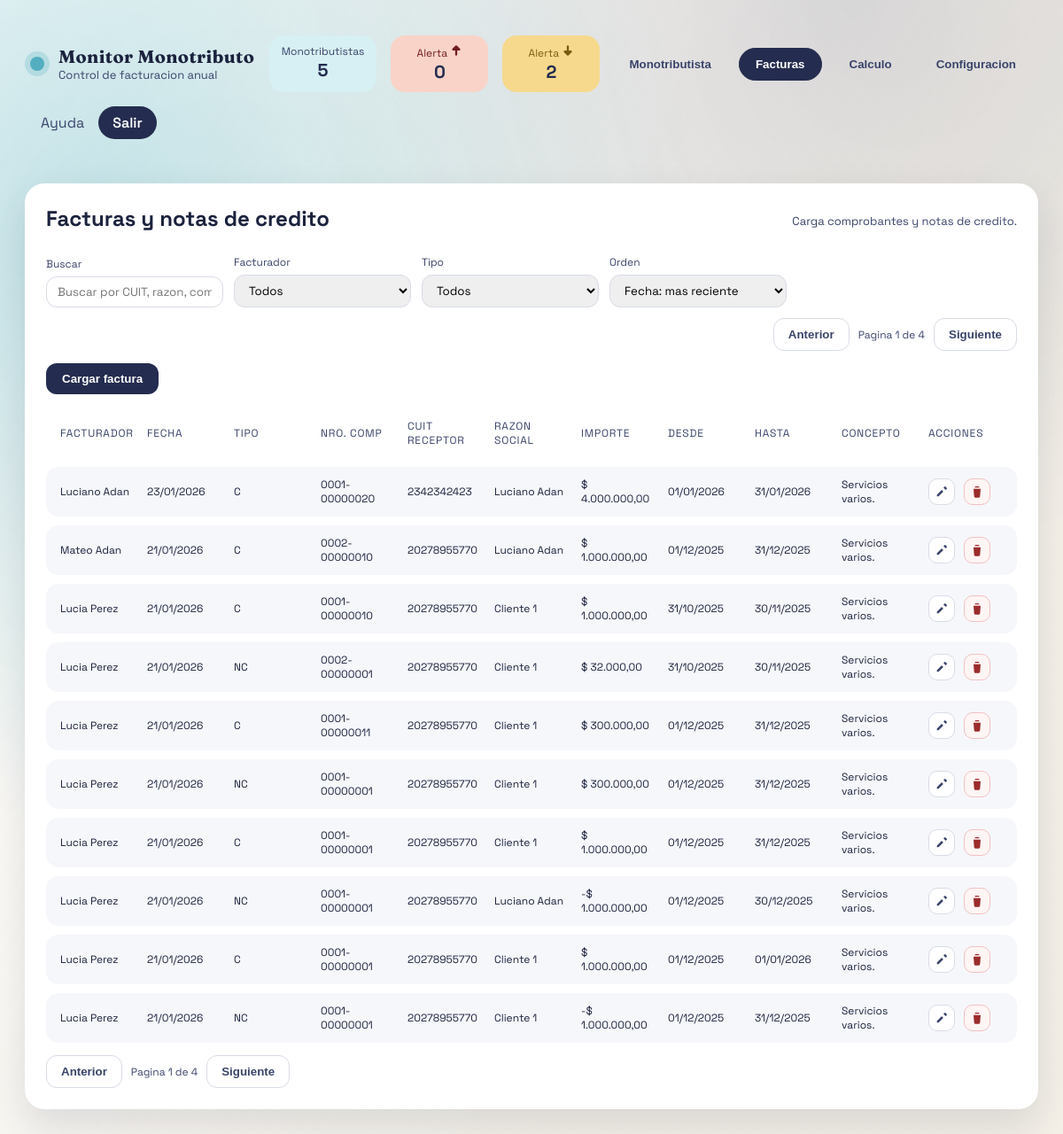
Page /?tab=facturas (signed in) on the committed database.
### website/models.py (models this page shows)
class Factura(db.Model):
    id = db.Column(db.Integer, primary_key=True)
    monotributista_id = db.Column(db.Integer, db.ForeignKey("monotributista.id"))
    fecha = db.Column(db.Date, nullable=False)
    tipo_comp = db.Column(db.String(10), nullable=False)
    numero_comp = db.Column(db.String(30), nullable=False)
    cuit_receptor = db.Column(db.String(20))
    razon_social_receptor = db.Column(db.String(160))
    importe_total = db.Column(db.Numeric(14, 2), nullable=False)
    fecha_desde = db.Column(db.Date)
    fecha_hasta = db.Column(db.Date)
    concepto = db.Column(db.String(240))
    monotributista = db.relationship("Monotributista", back_populates="facturas")

class Monotributista(db.Model):
    id = db.Column(db.Integer, primary_key=True)
    razon_social = db.Column(db.String(160), nullable=False)
    cuit = db.Column(db.String(20), nullable=False)
    clave_fiscal = db.Column(db.String(120), nullable=False)
    categoria_actual_id = db.Column(db.Integer, db.ForeignKey("categoria.id"))
    categoria_corresponde_id = db.Column(db.Integer, db.ForeignKey("categoria.id"))
    categoria_actual = db.relationship(
        "Categoria", foreign_keys=[categoria_actual_id], lazy="joined"
    )
    categoria_corresponde = db.relationship(
        "Categoria", foreign_keys=[categoria_corresponde_id], lazy="joined"
    )
    facturas = db.relationship(
        "Factura", back_populates="monotributista", cascade="all, delete-orphan"
    )

### website/views.py (the view)
@main_bp.route("/")
@login_required
def dashboard():
    active_tab = request.args.get("tab", "monotributistas")
    anchor_param = request.args.get("anchor")
    anchor_date = parse_anchor(anchor_param) or date.today().replace(day=1)
    anchor_cutoff = (anchor_date.replace(day=1) + timedelta(days=32)).replace(day=1) - timedelta(days=1)
    anchor_cutoff_label = anchor_cutoff.strftime("%d/%m/%y")
    anchor_value = f"{anchor_date.year:04d}-{anchor_date.month:02d}"
    monotributistas_raw = Monotributista.query.order_by(Monotributista.razon_social).all()
    categorias_raw = Categoria.query.order_by(Categoria.orden).all()
    facturas_raw = Factura.query.order_by(Factura.fecha.desc()).all()
    vigencia_anchor = obtener_vigencia_para_fecha(anchor_date)
    topes_anchor = obtener_topes_vigencia(vigencia_anchor)
    anchor_actual = date.today().replace(day=1) - timedelta(days=1)
    vigencia_actual = obtener_vigencia_para_fecha(anchor_actual)
    topes_actual = obtener_topes_vigencia(vigencia_actual)
    monotributistas = []
    count_sube = 0
    count_baja = 0
    for item in monotributistas_raw:
        _, total_actual = calcular_totales(item, anchor_actual)
        corresponde = categoria_por_total(total_actual, topes_actual) or item.categoria_actual
        estado = estado_categoria(item.categoria_actual, corresponde)
        if estado == "sube":
            count_sube += 1
        elif estado == "baja":
            count_baja += 1
        monotributistas.append(
            {
                "id": item.id,
                "razon_social": item.razon_social,
                "cuit": item.cuit,
                "clave_fiscal": item.clave_fiscal,
                "categoria_actual": item.categoria_actual.nombre if item.categoria_actual else "-",
                "categoria_corresponde": (
                    corresponde.nombre if corresponde else (item.categoria_actual.nombre if item.categoria_actual else "-")
                ),
                "estado_categoria": estado,
            }
        )
    facturas = [
        {
            "id": item.id,
            "facturador": item.monotributista.razon_social if item.monotributista else "-",
            "fecha": format_date(item.fecha),
            "fecha_iso": item.fecha.isoformat(),
            "tipo": item.tipo_comp,
            "numero": item.numero_comp,
            "cuit_receptor": item.cuit_receptor or "-",
            "razon_receptor": item.razon_social_receptor or "-",
            "importe": format_currency(item.importe_total),
            "importe_raw": str(item.importe_total),
            "desde": format_date(item.fecha_desde),
            "hasta": format_date(item.fecha_hasta),
            "concepto": item.concepto or "-",
        }
        for item in facturas_raw
    ]
    seleccionado_id = request.args.get("monotributista")
    seleccionado = None
    if seleccionado_id:
        seleccionado = Monotributista.query.get(int(seleccionado_id))
    if not seleccionado and monotributistas_raw:
        seleccionado = monotributistas_raw[0]
    detalle = build_calculo(seleccionado, anchor_date, topes_anchor) if seleccionado else None
    fecha_corte_label = anchor_actual.strftime("%d/%m/%y")
    return render_template(
        "dashboard.html",
        monotributistas=monotributistas,
        facturas=facturas,
        categorias=categorias_raw,
        vigencias_table=[
            {
                "id": vigencia.id,
                "vigencia_desde": format_date(vigencia.fecha_desde),
                "vigencia_hasta": format_date(vigencia.fecha_hasta) or "Sin fin",
            }
            for vigencia in Vigencia.query.order_by(Vigencia.fecha_desde.desc()).all()
        ],
        monotributistas_select=monotributistas_raw,
        seleccionado_id=seleccionado.id if seleccionado else None,
        detalle=detalle,
        active_tab=active_tab,
        anchor_value=anchor_value,
        anchor_cutoff_label=anchor_cutoff_label,
        count_sube=count_sube,
        count_baja=count_baja,
        fecha_corte_label=fecha_corte_label,
    )

### website/templates/dashboard.html (shortened to what this page needs)
{% extends "base.html" %}
{% block header_row_content %}
<div class="topbar__meta">
  <div class="hero__stats hero__stats--compact">
    <div class="stat">
      <span class="stat__label">Monotributistas</span>
      <strong>{{ monotributistas | length }}</strong>
    </div>
    <div class="stat stat--danger">
      <span class="stat__label">
        Alerta
      </span>
      <strong>{{ count_sube }}</strong>
    </div>
    <div class="stat stat--warning">
      <span class="stat__label">
        Alerta
      </span>
      <strong>{{ count_baja }}</strong>
    </div>
  </div>
  <div class="tabs__controls tabs__controls--topbar">
    <button class="tab {% if active_tab == 'monotributistas' %}is-active{% endif %}" type="button" data-tab="monotributistas">Monotributista</button>
    <button class="tab {% if active_tab == 'facturas' %}is-active{% endif %}" type="button" data-tab="facturas">Facturas</button>
    <button class="tab {% if active_tab == 'calculo' %}is-active{% endif %}" type="button" data-tab="calculo">Calculo</button>
    <button class="tab {% if active_tab == 'configuracion' %}is-active{% endif %}" type="button" data-tab="configuracion">Configuracion</button>
  </div>
</div>
{% endblock %}
{% block content %}
<section class="tabs">
  <div class="tabs__panel {% if active_tab == 'facturas' %}is-active{% endif %}" id="facturas">
    <div class="panel__header">
      <h2>Facturas y notas de credito</h2>
      <span class="panel__hint">Carga comprobantes y notas de credito.</span>
    </div>
    <div class="table-tools">
      <label class="field field--inline">
        Buscar
        <input type="text" id="facturaSearch" placeholder="Buscar por CUIT, razon, comp...">
      </label>
      <label class="field field--inline">
        Facturador
        <select id="facturaFacturador">
          <option value="">Todos</option>
        </select>
      </label>
      <label class="field field--inline">
        Tipo
        <select id="facturaTipo">
          <option value="">Todos</option>
        </select>
      </label>
      <label class="field field--inline">
        Orden
        <select id="facturaOrden">
          <option value="fecha_desc">Fecha: mas reciente</option>
        </select>
      </label>
      <div class="pagination pagination--top" data-pagination="facturas-top">
        <button class="ghost-button" type="button" data-page="prev">Anterior</button>
        <span class="pagination__info" data-page-info>Pagina 1 de 1</span>
        <button class="ghost-button" type="button" data-page="next">Siguiente</button>
      </div>
    </div>
    <div class="panel__actions">
      <button class="primary" type="button" data-open="factura">Cargar factura</button>
    </div>
    <div class="table table--dense">
      <div class="table__row table__head table__row--facturas">
        <span>Facturador</span>
        <span>Fecha</span>
        <span>Tipo</span>
        <span>Nro. Comp</span>
        <span>CUIT Receptor</span>
        <span>Razon Social</span>
        <span>Importe</span>
        <span>Desde</span>
        <span>Hasta</span>
        <span>Concepto</span>
        <span>Acciones</span>
      </div>
      {% for item in facturas %}
      <div class="table__row table__row--facturas is-clickable" role="button" tabindex="0" data-row="factura" data-tipo="{{ item.tipo }}" data-fecha="{{ item.fecha_iso }}" data-fecha-label="{{ item.fecha }}" data-importe="{{ item.importe_raw }}" data-importe-label="{{ item.importe }}" data-facturador="{{ item.facturador }}" data-numero="{{ item.numero }}" data-cuit-receptor="{{ item.cuit_receptor }}" data-razon-receptor="{{ item.razon_receptor }}" data-desde="{{ item.desde }}" data-hasta="{{ item.hasta }}" data-concepto="{{ item.concepto }}" data-search="{{ (item.facturador ~ ' ' ~ item.fecha ~ ' ' ~ item.tipo ~ ' ' ~ item.numero ~ ' ' ~ item.cuit_receptor ~ ' ' ~ item.razon_receptor ~ ' ' ~ item.importe ~ ' ' ~ item.desde ~ ' ' ~ item.hasta ~ ' ' ~ item.concepto) | lower }}">
        <span>{{ item.facturador }}</span>
        <span>{{ item.fecha }}</span>
        <span>{{ item.tipo }}</span>
        <span>{{ item.numero }}</span>
        <span>{{ item.cuit_receptor }}</span>
        <span>{{ item.razon_receptor }}</span>
        <span>{{ item.importe }}</span>
        <span>{{ item.desde }}</span>
        <span>{{ item.hasta }}</span>
        <span>
          {% if item.concepto|length > 25 %}
            {{ item.concepto[:22] ~ "..." }}
          {% else %}
            {{ item.concepto }}
          {% endif %}
        </span>
        <span class="row-actions">
          <a class="icon-link" href="{{ url_for('main.edit_factura', factura_id=item.id) }}" aria-label="Editar">
            <svg viewBox="0 0 24 24" aria-hidden="true" focusable="false">
              <path d="M4 17.25V20h2.75l8.1-8.1-2.75-2.75-8.1 8.1zM20.7 7.04a1 1 0 0 0 0-1.41l-2.34-2.34a1 1 0 0 0-1.41 0l-1.83 1.83 3.75 3.75 1.83-1.83z" fill="currentColor"/>
            </svg>
          </a>
          <form method="post" action="{{ url_for('main.delete_factura', factura_id=item.id) }}" data-confirm="Confirmar eliminacion de la factura?">
            <button class="icon-link icon-link--danger" type="submit" aria-label="Eliminar" title="Eliminar">
              <svg viewBox="0 0 24 24" aria-hidden="true" focusable="false">
                <path d="M6 7h12l-1 13a2 2 0 0 1-2 2H9a2 2 0 0 1-2-2L6 7zm3-4h6l1 2H8l1-2z" fill="currentColor"/>
              </svg>
            </button>
          </form>
        </span>
      </div>
      {% endfor %}
    </div>
    <div class="pagination pagination--bottom" data-pagination="facturas-bottom">
      <button class="ghost-button" type="button" data-page="prev">Anterior</button>
      <span class="pagination__info" data-page-info>Pagina 1 de 1</span>
      <button class="ghost-button" type="button" data-page="next">Siguiente</button>
    </div>
  </div>
</section>
{% endblock %}

### rows in the picture
Factura: facturador "Luciano Adan", fecha "23/01/2026", tipo "C", numero "0001-00000020", cuit_receptor "2342342423", razon_receptor "Luciano Adan", importe "$ 4.000.000,00", desde "01/01/2026", hasta "31/01/2026", concepto "Servicios varios."
Monotributista: facturador "Mateo Adan"
Factura: numero "0002-00000010", cuit_receptor "20278955770", razon_receptor "Luciano Adan", concepto "Servicios varios."
Monotributista: facturador "Lucia Perez" "Lucia Perez" "Lucia Perez" "Lucia Perez" "Lucia Perez" "Lucia Perez" "Lucia Perez" "Lucia Perez"
Factura: numero "0001-00000010", cuit_receptor "20278955770", razon_receptor "Cliente 1", concepto "Servicios varios."
Factura: tipo "NC", numero "0002-00000001", cuit_receptor "20278955770", razon_receptor "Cliente 1", concepto "Servicios varios."
Factura: numero "0001-00000011", cuit_receptor "20278955770", razon_receptor "Cliente 1", concepto "Servicios varios."
Factura: tipo "NC", numero "0001-00000001", cuit_receptor "20278955770", razon_receptor "Cliente 1", concepto "Servicios varios."
Factura: numero "0001-00000001", cuit_receptor "20278955770", razon_receptor "Cliente 1", concepto "Servicios varios."
Factura: tipo "NC", numero "0001-00000001", cuit_receptor "20278955770", razon_receptor "Luciano Adan", concepto "Servicios varios."
Factura: numero "0001-00000001", cuit_receptor "20278955770", razon_receptor "Cliente 1", concepto "Servicios varios."
Factura: tipo "NC", numero "0001-00000001", cuit_receptor "20278955770", razon_receptor "Cliente 1", concepto "Servicios varios."

### other values in the picture
{{ monotributistas | length }} "5"
{{ count_sube }} "0"
{{ count_baja }} "2"
{{ item.fecha }} "21/01/2026" "21/01/2026" "21/01/2026" "21/01/2026" "21/01/2026" "21/01/2026" "21/01/2026" "21/01/2026" "21/01/2026"
{{ item.tipo }} "C" "C" "C" "C" "C"
{{ item.importe }} "$ 1.000.000,00" "$ 1.000.000,00" "$ 32.000,00" "$ 300.000,00" "$ 300.000,00" "$ 1.000.000,00" "-$ 1.000.000,00" "$ 1.000.000,00" "-$ 1.000.000,00"
{{ item.desde }} "01/12/2025" "31/10/2025" "31/10/2025" "01/12/2025" "01/12/2025" "01/12/2025" "01/12/2025" "01/12/2025" "01/12/2025"
{{ item.hasta }} "31/12/2025" "30/11/2025" "30/11/2025" "31/12/2025" "31/12/2025" "31/12/2025" "30/12/2025" "01/01/2026" "31/12/2025"
